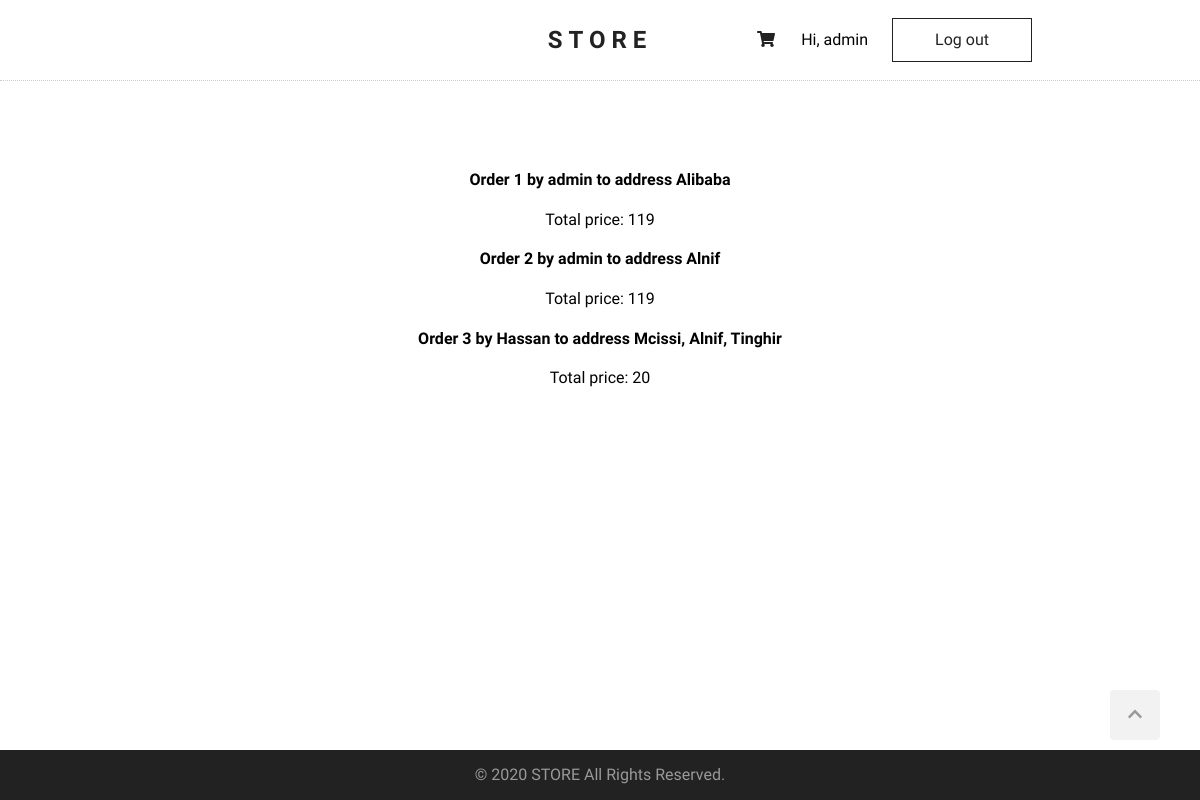
The app's page /orders/orders_list/ (signed in), older data.
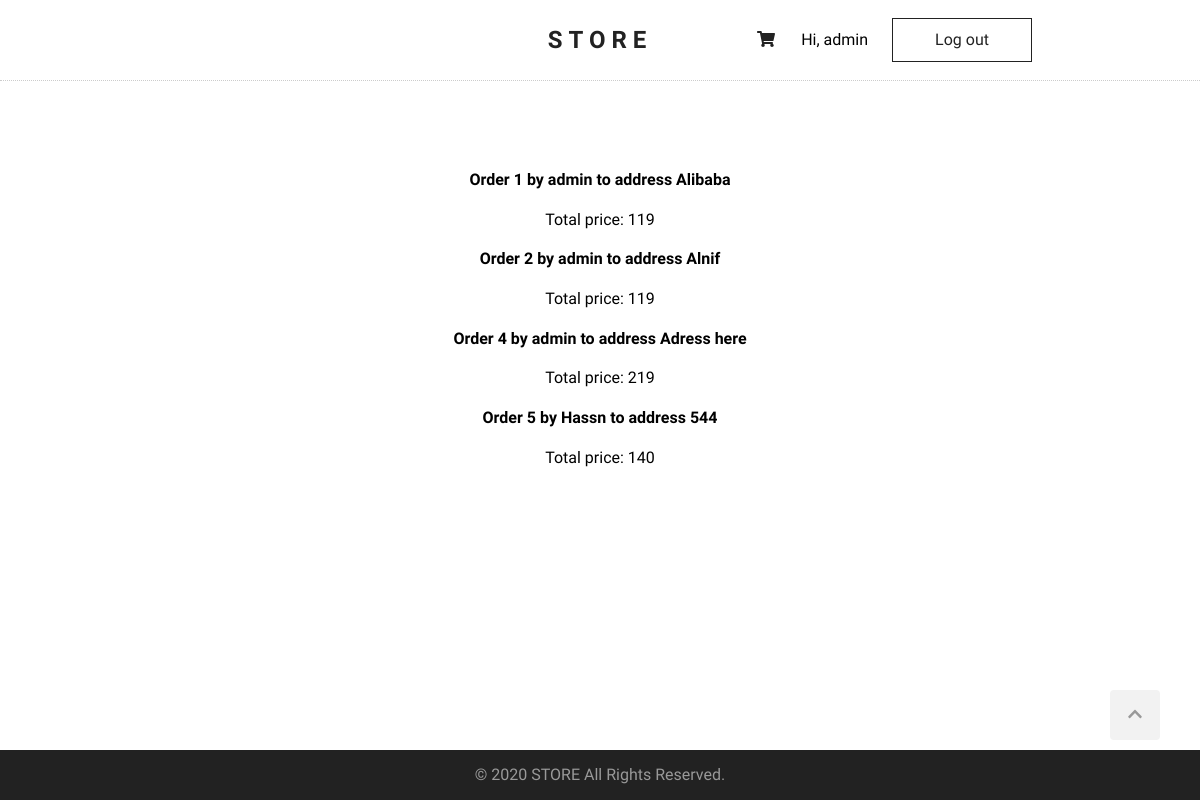
The same page, newer data.
### orders/models.py (models this page shows, shortened)
class Order(models.Model):
    address = models.CharField(max_length=100)
    user = models.ForeignKey(User, on_delete=models.CASCADE)
    items = models.ManyToManyField(Product)
    created_at = models.DateTimeField(auto_now_add=True)
    def total_price(self):
        return self.items.aggregate(total_price=Sum('price'))['total_price']

### orders/views.py (the view)
# urls.py: path('orders/orders_list/', orders_list, name='orders_list'),
def orders_list(request):
    user = request.user
    if user.is_authenticated and user.is_superuser:
        orders = get_list_or_404(Order)
        return render(request, 'orders/orders.html', {'orders': orders})
    return redirect('products_list')

### templates/orders/orders.html (shortened to what this page needs)
{% extends "base.html" %}
{% block content %}
    {% for order in orders %}
        <h4>Order {{ order.id }} by {{ order.user }} to address {{ order.address }}</h4>
        <p>Total price: {{ order.total_price }}</p>
    {% empty %}
    <li>No orders yet.</li>
    {% endfor %}
{% endblock %}

### templates/base.html (shortened to what this page needs)
{% load static %}
<!DOCTYPE html>
<html lang="en">
<head>
    <link rel="stylesheet" href="{% static 'css/normalize.css' %}" />
    <link rel="stylesheet" href="{% static 'css/style.css' %}" />
</head>
<body>
    <div class="wrapper">
        <header>
            <h1 id="logo">
                <a href="{% url 'home' %}">STORE</a>
            </h1>
            <div id="controls">
                <div id="cart">
                    <a href="{% url 'cart' %}"><i class="fas fa-shopping-cart"></i></a>
                </div>
                {% if user.is_authenticated %}
                <p>Hi, {{ user.username }}</p>
                <input type="button" id="logout" onclick="location.href='{% url 'logout' %}'" value="Log out" />
                {% else  %}
                <input type="button" id="login" onclick="location.href='{% url 'login' %}'" value="Log in" />
                {% endif %}
            </div>
        </header>
        <main>
            {% block content %} {% endblock %}
        </main>
    </div>
    <footer>
        <a href="#" id="scroll-up">
            <i class="fas fa-chevron-up"></i>
        </a>
        <p>&copy; 2020 STORE All Rights Reserved.</p>
    </footer>
</body>
</html>
</html>

### static/css/style.css (style rules this page uses)
html { scroll-behavior: smooth; }
body { margin: 0; font-family: 'Questrial', sans-serif; }
.wrapper { min-height: calc(100vh - 50px); }
header { height: auto; border-bottom: 1px dotted #ccc; }
#logo { text-align: center; font-family: 'Domine', serif; font-size: 24px; letter-spacing: 6px; line-height: 80px; margin: 0; }
#logo a { color: #222; text-decoration: none; }
#controls { position: absolute; top: 15px; right: 14%; }
#controls #cart { position: relative; display: inline-block; width: 30px; line-height: 30px; text-align: center; cursor: pointer; margin-right: 16px; }
#controls p { display: inline-block; }
#controls #cart a { color: #222; }
#logout { display: inline-block; width: 140px; line-height: 40px; font-size: 16px; background: transparent; border: 1px solid #222; color: #222; cursor: pointer; margin-left: 20px; }
main { max-width: 960px; text-align: center; margin: 90px auto 90px auto; }
footer { background-color: #222; height: 50px; color: #999; text-align: center; line-height: 50px; }
footer p { margin: 0; }
#scroll-up { width: 50px; height: 50px; background-color: #f2f2f2; bottom: 60px; right: 40px; position: fixed; border-radius: 4px; cursor: pointer; color: #999; }

Row changes from the older to the newer data that the page shows:
removed Order: id "3", user "Hassan", address "Mcissi, Alnif, Tinghir", total_price "20"
added Order: id "4", user "admin", address "Adress here", total_price "219"
added Order: id "5", user "Hassn", address "544", total_price "140"
